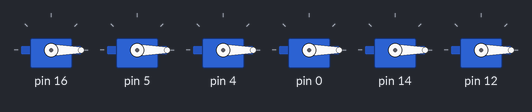
The sketch below on a simulated Arduino Uno, built with avr-gcc and run on an emulated ATmega328P. Shown: 6 × servo.

Above: at 0.1 s.
At 39.0 s:
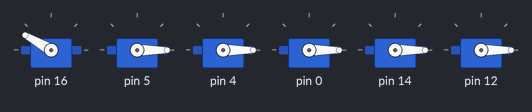
Timing chart, 0 to 40.0 s (numbered marks = the images above):
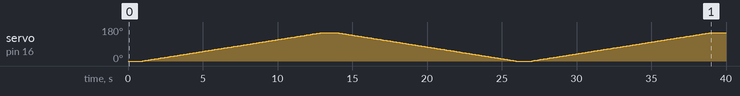

The sketch:

Stas_code1_port.ino
```cpp
#include <Servo.h>

class MyServo {
  public:
    Servo servo;
    int angle;
    int max_angle;
    int min_angle;
    int pin;
    int delay_ms;

    MyServo(int p, int min_a, int max_a, int d) {
      pin = p;
      min_angle = min_a;
      max_angle = max_a;
      delay_ms = d;
      angle = min_angle;
    }

    void attach() {
      servo.attach(pin);
      servo.write(angle);
    }

    void set_angle(int a) {
      angle = constrain(a, min_angle, max_angle);
      servo.write(angle);
    }

    void movement(bool reverse) {
      int time_a;
      if (!reverse) {
        time_a = max_angle - angle;
      } else {
        time_a = angle - min_angle;
      }
      for (int i = 0; i < time_a; i++) {
        if (!reverse) {
          angle++;
        } else {
          angle--;
        }
        set_angle(angle);
        delay(delay_ms);
      }
    }

    void up() {
      movement(true);
    }

    void down() {
      movement(false);
    }
};

// !create a list of classes and insert all existing classes into it!
MyServo kleshnya(16, 0, 150, 80);
MyServo kist_rotary(5, 0, 150, 80);
MyServo kist_bend(4, 0, 150, 80);
MyServo shoulder(0, 0, 150, 80);
MyServo collarbone(14, 0, 150, 80);
MyServo guohu(12, 0, 150, 80);

MyServo* classList[] = {&kleshnya, &kist_rotary, &kist_bend, &shoulder, &collarbone, &guohu};

void setup() {
  for (int i = 0; i < sizeof(classList) / sizeof(classList[0]); i++) {
    classList[i]->attach();
  }
}

void loop() {
  // Example: move kleshnya up
  kleshnya.up();
  delay(1000);
  kleshnya.down();
  delay(1000);
}
```
